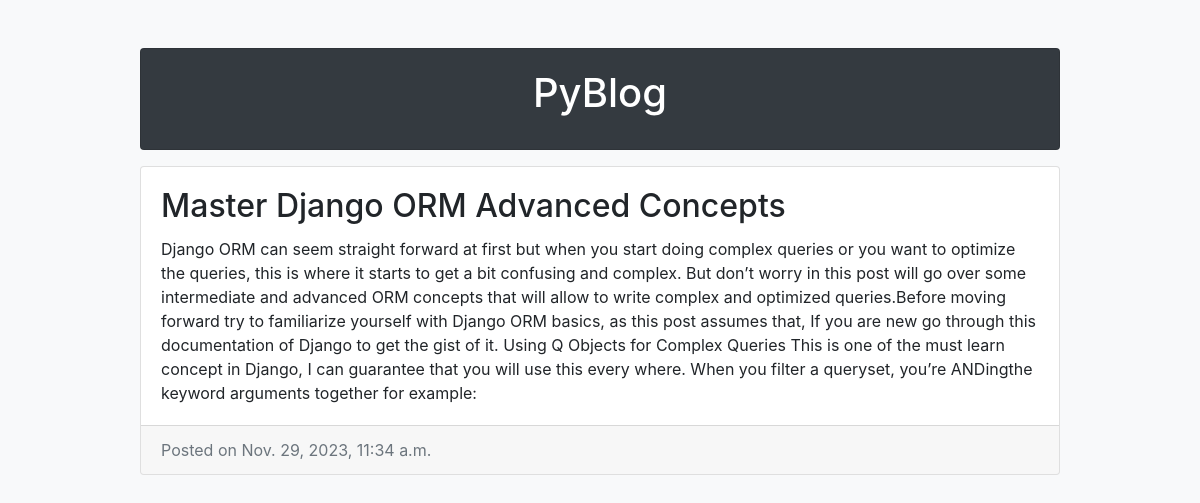
/post/5/, run on the app's committed database.
### posts/models.py (models this page shows)
class Post(models.Model):
    title=models.CharField(max_length=100)
    body=models.CharField(max_length=1000000)
    created_at=models.DateTimeField(default=datetime.now,blank=True)

### posts/views.py (the view)
# urls.py: path('post/<str:pk>/', views.post, name='post'),
def post(request,pk):
    posts=Post.objects.get(id=pk)
    return render(request,'posts.html',{'posts':posts})

### posts/templates/posts.html (shortened to what this page needs)
<!DOCTYPE html>
<html lang="en">
<head>
    <link rel="stylesheet" href="https://maxcdn.bootstrapcdn.com/bootstrap/4.5.0/css/bootstrap.min.css">
</head>
<body class="bg-light">
    <div class="container mt-5 ">
        <div class="row ">
            <d class="col-md-10 mx-auto">
                <a href="{% url 'index' %}" style="text-decoration: none;">
                <div class="card mb-3 bg-dark ">
                    <div class="card-body mx-auto  ">
                    <h1 class="card-title text-white">PyBlog</h1>
                    </div>
                </div>
                </a>
                <div class="card mb-4 ">
                    <div class="card-body">
                        <h2 class="card-title">{{posts.title}}</h2>
                        <p class="card-text">{{posts.body}}</p>
                    </div>
                    <div class="card-footer text-muted">Posted on {{posts.created_at}}</div>
                </div>
            </div>
        </div>
</body>
</html>

### data on the page
Post: title "Master Django ORM Advanced Concepts", body "Django ORM can seem straight forward at first but when you start doing complex queries or you want to optimize the queries, this is where it starts to get a bit confusing and complex. But don’t worry in this post will go over some intermediate and advanced ORM concepts that will allow to write complex and optimized queries.Before moving forward try to familiarize yourself with Django ORM basics, as this post assumes that, If you are new go through this documentation of Django to get the gist of it. Using Q Objects for Complex Queries This is one of the must learn concept in Django, I can guarantee that you will use this every where. When you filter a queryset, you’re ANDingthe keyword…", created_at "Nov. 29, 2023, 11:34 a.m."
